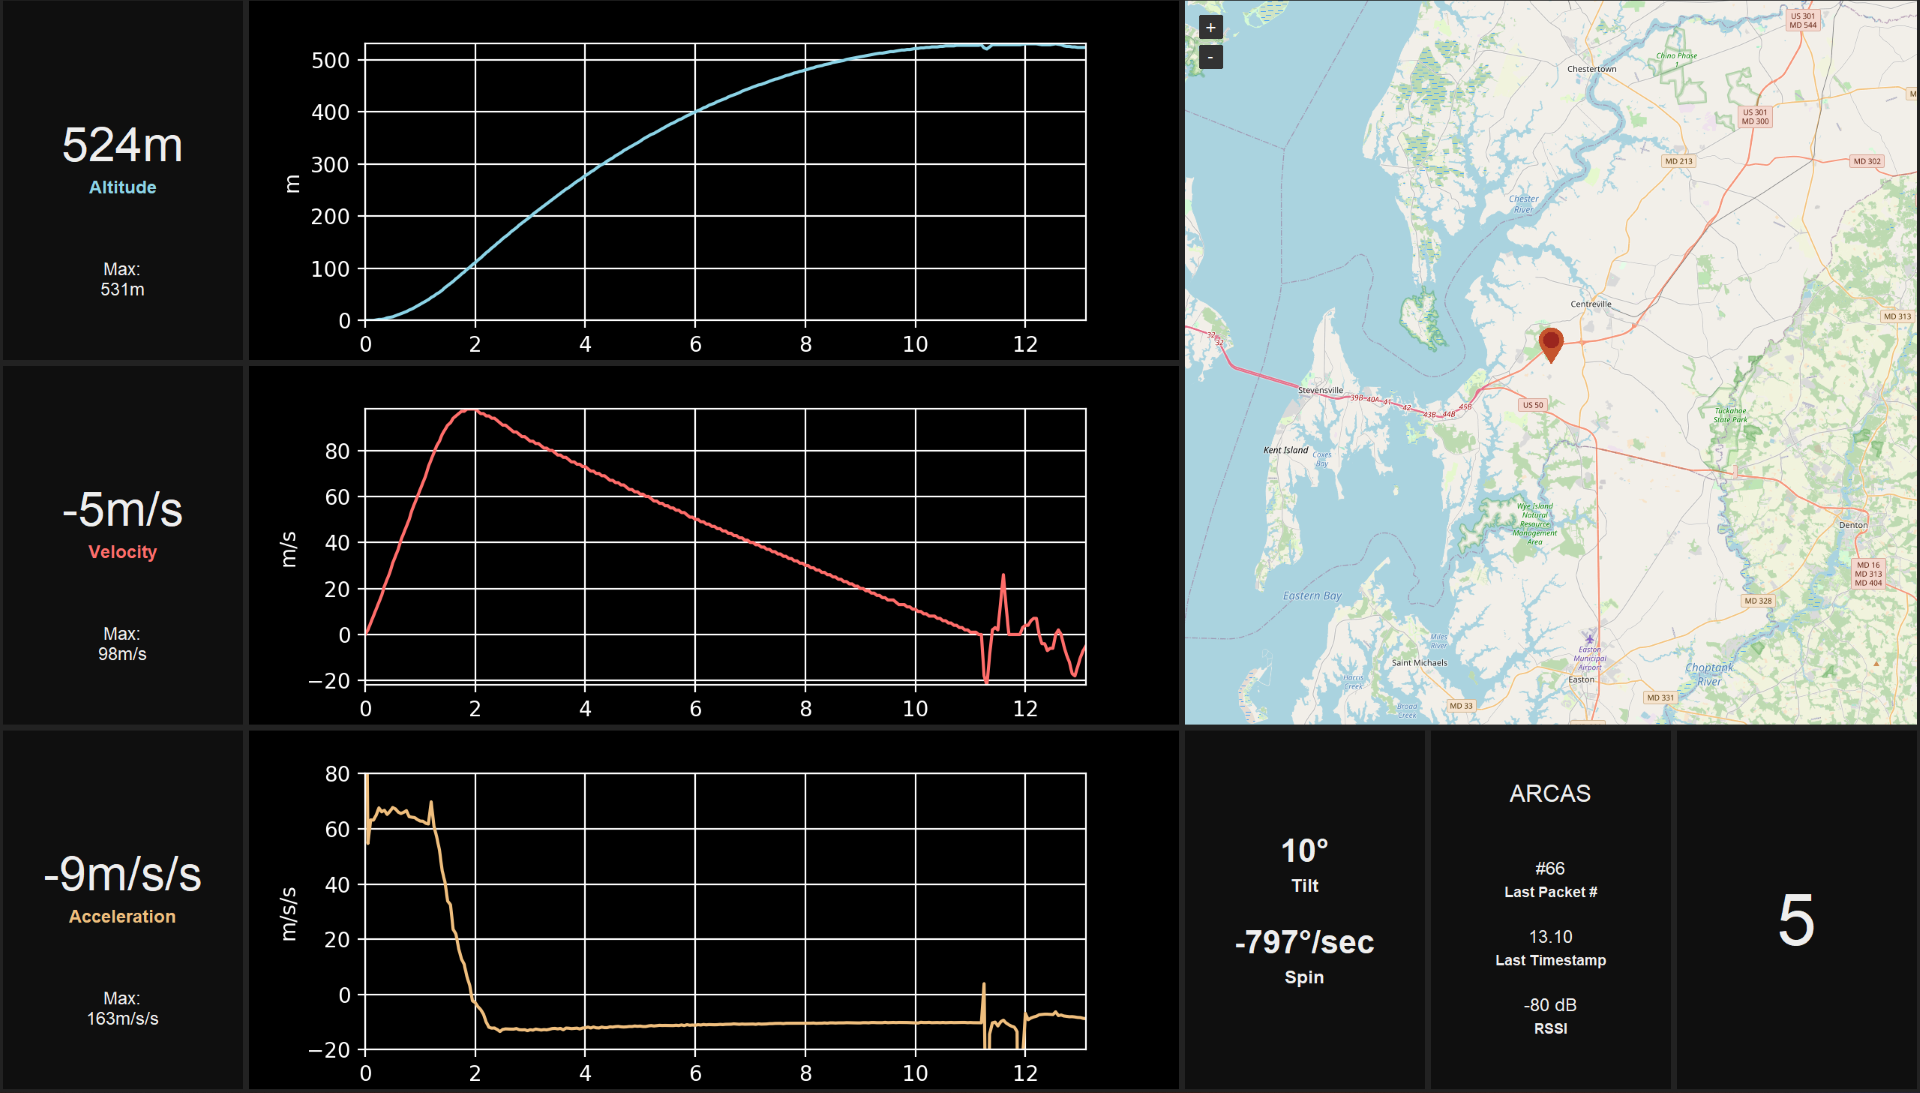

Write Python code to recreate this figure.
"""
Telemetry viewer for HPR flight computer by SparkyVT

This will accept radio packet data and display on a laptop or PC
either from COM port (RFD900 with FDTI) ou Teensy USB output (to do...)

Start: 6e Dec 2023
MFL

Todo:
Preflight  }
Inflight   } GPS lat lon alt
Postflight }
Number of SATs

max alt
max vel
max G
max GPS alt
"""

from tkinter import *
import tkintermapview
from GraphFrame import GraphFrame
from TelemetryControls import *
import TelemetryDecoder
from matplotlib import style
style.use('dark_background')

window = Tk()
window.title("Telemetry Viewer")
window.config(background="#222222")
w, h = window.winfo_screenwidth(), window.winfo_screenheight()
window.geometry("%dx%d+0+0" % (w, h))

test_runner = TelemetryDecoder.TestTelemetry()

NUM_COLS = 7
NUM_ROWS = 3
PADX = 4
PADY = 4

ALTITUDE_COLOR = "#8BD3E6"
VELOCITY_COLOR = "#FF6D6A"
ACCELERATION_COLOR = "#EFBE7D"

DEFAULT_COORD = "0.0000000"
PREFLIGHT_COORDS_PREFIX = "Pre: "
CURRENT_COORDS_PREFIX = "Curr:"
POSTFLIGHT_COORDS_PREFIX = "Post:"
#orange: #EFBE7D

for col in range (NUM_COLS):
    # test = Frame(window)
    # test.grid(row=col%NUM_ROWS, column=col, padx=PADX, pady=PADY, sticky=(N,E,S,W))    
    window.columnconfigure(col, weight=0)

window.columnconfigure(1, weight=1)

for row in range(NUM_ROWS):
    window.rowconfigure(row, weight=1)

# for col in range(3):
    # test = ReadOut(window, " ", " ", " ")
    # test.grid(row=2, column=col+4, padx=PADX, pady=PADY, sticky=(N,E,S,W))    

CELL_WIDTH = 280

altitude = ReadOut(window, "Altitude", "m", "ft", ReadOut.metresToFeet, ALTITUDE_COLOR)
altitude.grid(row=0, column=0, padx=PADX, pady=PADY, sticky=(N,S))
altitude.config(width = CELL_WIDTH)
altitude.grid_propagate(False)

velocity = ReadOut(window, "Velocity", "m/s", "mi/h", ReadOut.msToMph, VELOCITY_COLOR)
velocity.grid(row=1, column=0, padx=PADX, pady=PADY, sticky=(N,S))
velocity.config(width = CELL_WIDTH)
velocity.grid_propagate(False)

acceleration = ReadOut(window, "Acceleration", "m/s/s", "G", ReadOut.mssToG, ACCELERATION_COLOR)
acceleration.grid(row=2, column=0, padx=PADX, pady=PADY, sticky=(N,S))
acceleration.config(width = CELL_WIDTH)
acceleration.grid_propagate(False)

altitude_graph = GraphFrame(window, "m", ALTITUDE_COLOR)
altitude_graph.grid(row=0, column=1, columnspan=3, padx=PADX, pady=PADY, sticky=(N,E,S,W))
altitude_graph.grid_propagate(True)

velocity_graph = GraphFrame(window, "m/s", VELOCITY_COLOR)
velocity_graph.grid(row=1, column=1, columnspan=3, padx=PADX, pady=PADY, sticky=(N,E,S,W))
velocity_graph.grid_propagate(True)

acceleration_graph = GraphFrame(window, "m/s/s", ACCELERATION_COLOR, (-20.0, 80.0))
acceleration_graph.grid(row=2, column=1, columnspan=3, padx=PADX, pady=PADY, sticky=(N,E,S,W))
acceleration_graph.grid_propagate(True)


map_frame = Frame(window, bg="blue")
map_frame.grid(row=0, column=4, rowspan=2, columnspan=3, padx=PADX, pady=PADY, sticky=(N,E,S,W))
map_frame.grid_propagate(False)
map_frame.columnconfigure(0, weight=1)
map_frame.rowconfigure(0, weight=1)
map_frame.rowconfigure(1, weight=0)

map = tkintermapview.TkinterMapView(map_frame)
# map = Frame(map_frame)
map.grid(row=0, column=0, sticky=(N,E,S,W))
map.lat = 44.7916443
map.lon = -0.5995578
map.set_position(map.lat,map.lon)
map.set_zoom(14) 
map.grid_propagate(True)

# location_grid = Label(map_frame)
# location_grid.config(text="HASHASHAS")
location_grid = LocationGrid(map_frame)
location_grid.grid(row=1, column=0, sticky=(N,E,S,W))
location_grid.grid_propagate(False)
# location_grid.config(width=400)


tilt_spin = TiltAndSpin(window)
tilt_spin.grid(row=2, column=4, padx=PADX, pady=PADY, sticky=(N,E,S,W))
tilt_spin.config(width = CELL_WIDTH)
tilt_spin.grid_propagate(False)

status = TelemetryStatus(window)
status.grid(row=2, column=5, padx=PADX, pady=PADY, sticky=(N,E,S,W))
status.config(width = CELL_WIDTH)
status.grid_propagate(False)

controls = TelemetryControls(window)
controls.grid(row=2, column=6, padx=PADX, pady=PADY, sticky=(N,E,S,W))
controls.config(width = CELL_WIDTH)
controls.grid_propagate(False)

def prelaunch_callback(prelaunch):
    status.set_name(prelaunch["RocketName"])

    location_grid.pre.set_location(prelaunch["gpsLat"],prelaunch["gpsLon"],prelaunch["gpsAlt"])
    map.set_marker(prelaunch["gpsLat"], prelaunch["gpsLon"], f"Pre")

def postflight_callback(postflight):
    pass

def message_callback(message):
    event_type = int(message["event"])
    controls.update_value(event_type)

    acceleration_value = message["acceleration"]
    acceleration.update_value(acceleration_value, event_type < 4)
    acceleration_graph.append(acceleration_value)

    velocity_value = message["velocity"]
    velocity.update_value(velocity_value)
    velocity_graph.append(velocity_value)

    altitude_value = message["altitude"]
    altitude.update_value(altitude_value)
    altitude_graph.append(altitude_value)

    tilt_spin.update_value(message["tilt"], message["spin"])

    status.update_value(message["packetNum"],
                        message["time"],
                        message["signalStrength"])

    new_lat = message["gpsLat"]
    new_lon = message["gpsLon"]
    if new_lat != map.lat or new_lon != map.lon:
        map.lat = new_lat
        map.lon = new_lon
        map.set_position(map.lat, map.lon, marker=True)
        location_grid.cur.set_location(map.lat, map.lon,message["gpsAlt"])

test_runner.prelaunch_callback = prelaunch_callback
test_runner.message_callback = message_callback

window.bind('t', lambda e: test_runner.start())
window.bind('q', lambda e: window.quit())
window.focus()

def on_closing():
    window.destroy()
    window.quit()

window.protocol("WM_DELETE_WINDOW", on_closing)

window.mainloop()
window.quit()
